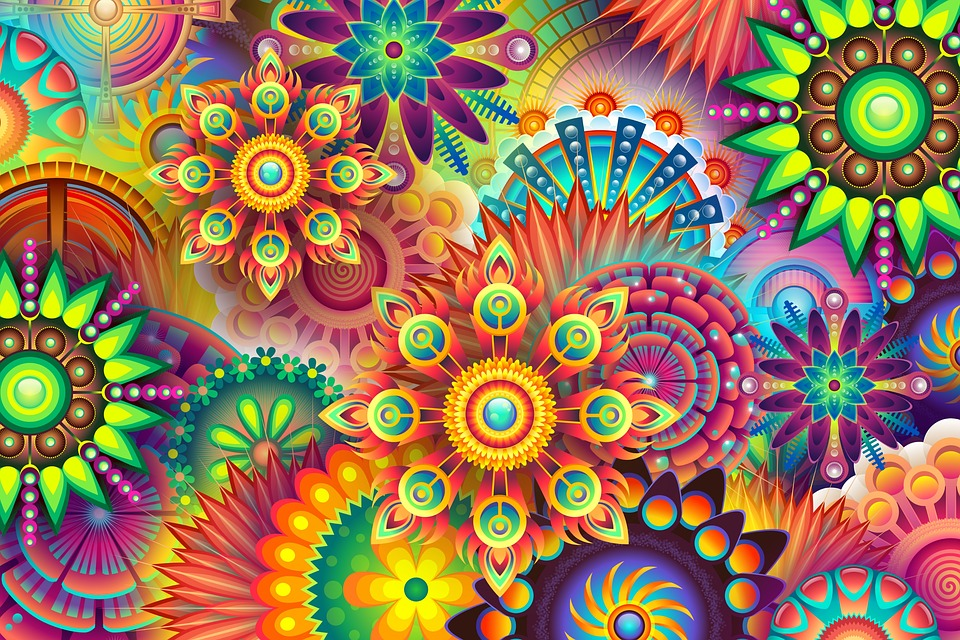
//> input picture images/color.jpg, 960 x 640 px
$ ./MaskOperation ../images/color.jpg ../images/robot.jpg   (built with g++ and OpenCV 4)
//> lines starting //> are read from the running program, lines starting //| are printed output that depends on the picture; after the words box and inside, x2 and y2 are one past the last pixel; in counts of white or black regions, pixels touching at a corner belong together
#include <opencv2/imgcodecs.hpp>
#include <opencv2/highgui.hpp>
#include <opencv2/imgproc.hpp>
#include <iostream>

using namespace std;
using namespace cv;

static void help(char *progName)
{
  cout << endl
       << "This program shows how to filter images with mask: the write it yourself and the"
       << "filter2d way. " << endl
       << "Usage:" << endl
       << progName << " [image_path -- default ../data/lena.jpg] [G -- grayscale] " << endl
       << endl;
}

void Sharpen(const Mat &myImage, Mat &Result);

int main(int argc, char *argv[])
{
  help(argv[0]);
  const char *filename = argc >= 2 ? argv[1] : "../data/lena.jpg";

  Mat src, dst0, dst1;

  if (argc >= 3 && !strcmp("G", argv[2]))
    src = imread(filename, IMREAD_GRAYSCALE);
  else
    src = imread(filename, IMREAD_COLOR);
//> src is the input picture: 640 rows x 960 cols, CV_8UC3; mean B, G, R 86.1, 119.1, 150.8

  if (src.empty())
  {
    cerr << "Can't open image [" << filename << "]" << endl;
    return -1;
  }

  namedWindow("Input", WINDOW_AUTOSIZE);
  namedWindow("Output", WINDOW_AUTOSIZE);

  imshow("Input", src);
  double t = (double)getTickCount();

  Sharpen(src, dst0);

  t = ((double)getTickCount() - t) / getTickFrequency();
  cout << "Hand written function time passed in seconds: " << t << endl;

  imshow("Output", dst0);
  waitKey();

  //![kern]
  Mat kernel = (Mat_<char>(3, 3) << 0, -1, 0,
                -1, 5, -1,
                0, -1, 0);
  //![kern]

  t = (double)getTickCount();

  //![filter2D]
  filter2D(src, dst1, src.depth(), kernel);
  //![filter2D]
  t = ((double)getTickCount() - t) / getTickFrequency();
  cout << "Built-in filter2D time passed in seconds:     " << t << endl;

  imshow("Output", dst1);

  waitKey();
  return 0;
}
//! [basic_method]
void Sharpen(const Mat &myImage, Mat &Result)
{
  //! [8_bit]
  CV_Assert(myImage.depth() == CV_8U); // accept only uchar images
                                       //! [8_bit]

  //! [create_channels]
  const int nChannels = myImage.channels();
//> nChannels = 3
  Result.create(myImage.size(), myImage.type());
  //! [create_channels]

  //! [basic_method_loop]
  for (int j = 1; j < myImage.rows - 1; ++j)
  {
    const uchar *previous = myImage.ptr<uchar>(j - 1);
    const uchar *current = myImage.ptr<uchar>(j);
    const uchar *next = myImage.ptr<uchar>(j + 1);

    uchar *output = Result.ptr<uchar>(j);

    for (int i = nChannels; i < nChannels * (myImage.cols - 1); ++i)
    {
      *output++ = saturate_cast<uchar>(5 * current[i] - current[i - nChannels] - current[i + nChannels] - previous[i] - next[i]);
    }
  }
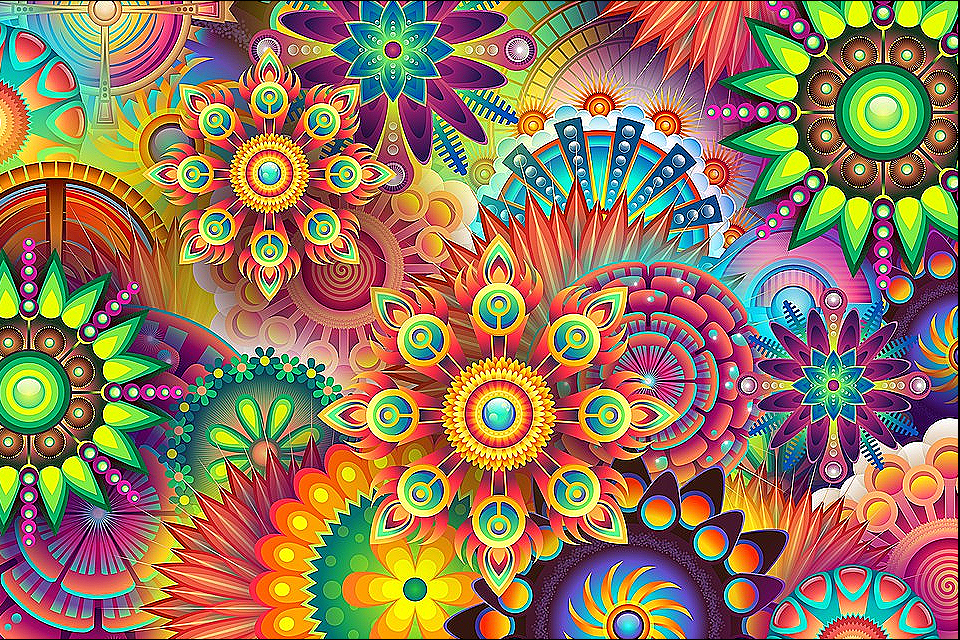
//> Result: 640 rows x 960 cols, CV_8UC3; mean B, G, R 89.3, 118.5, 147.2
  //! [basic_method_loop]

  //! [borders]
  Result.row(0).setTo(Scalar(0));
  Result.row(Result.rows - 1).setTo(Scalar(0));
  Result.col(0).setTo(Scalar(0));
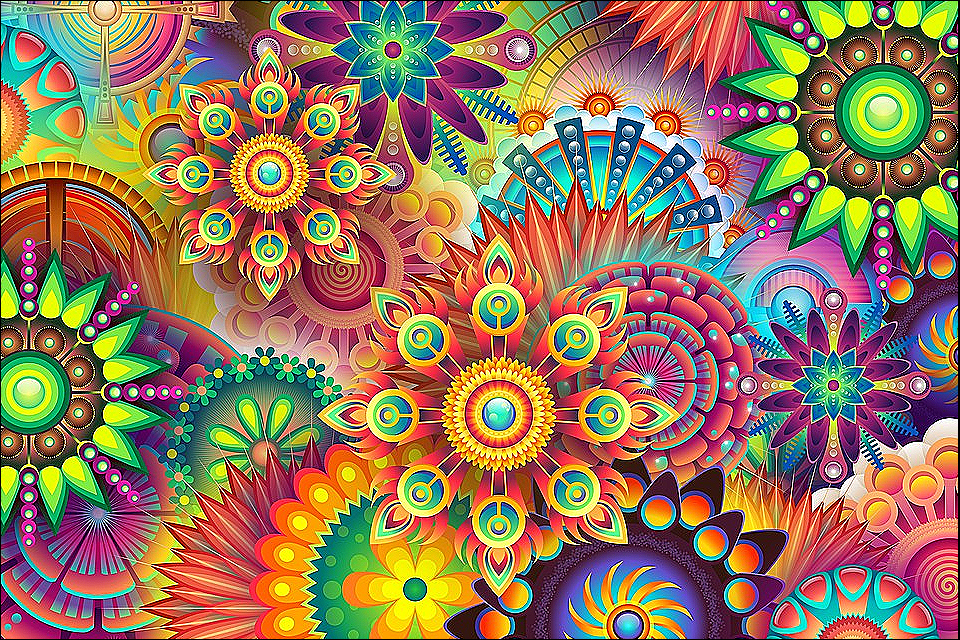
//> Result: 640 rows x 960 cols, CV_8UC3; 0.1% of pixels changed, all inside (x1, y1, x2, y2) = (0, 1, 1, 639)
//> in main, `filter2D(src, dst1, src.depth(), kernel);`:
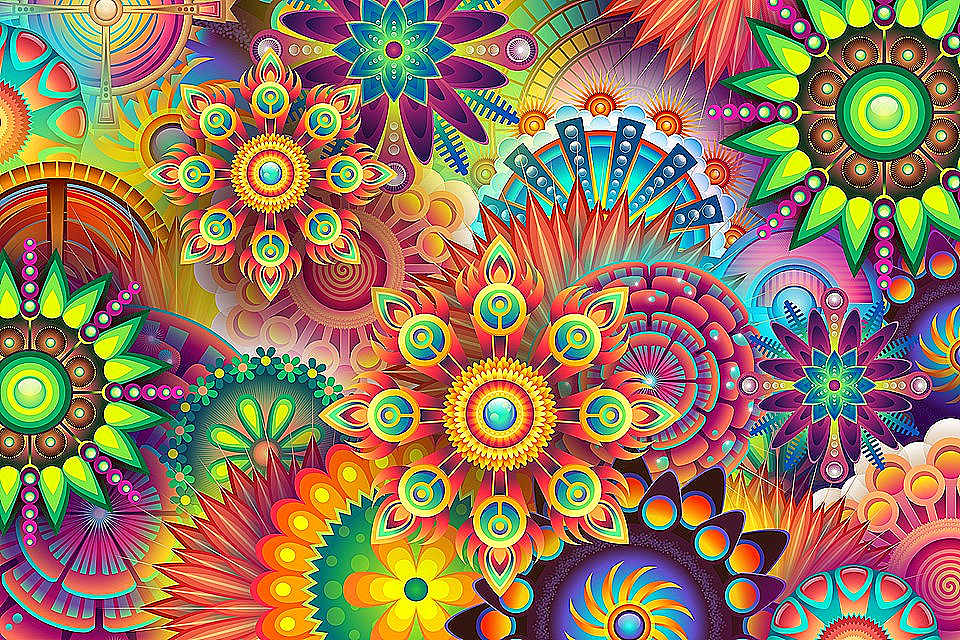
//> dst1: 640 rows x 960 cols, CV_8UC3; mean B, G, R 89.7, 119.1, 148
  Result.col(Result.cols - 1).setTo(Scalar(0));
  //! [borders]
}
//! [basic_method]
